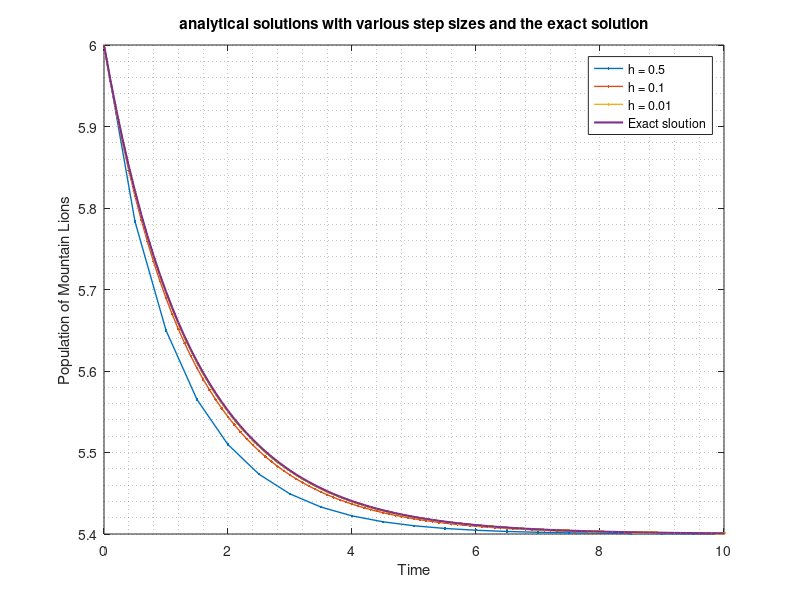
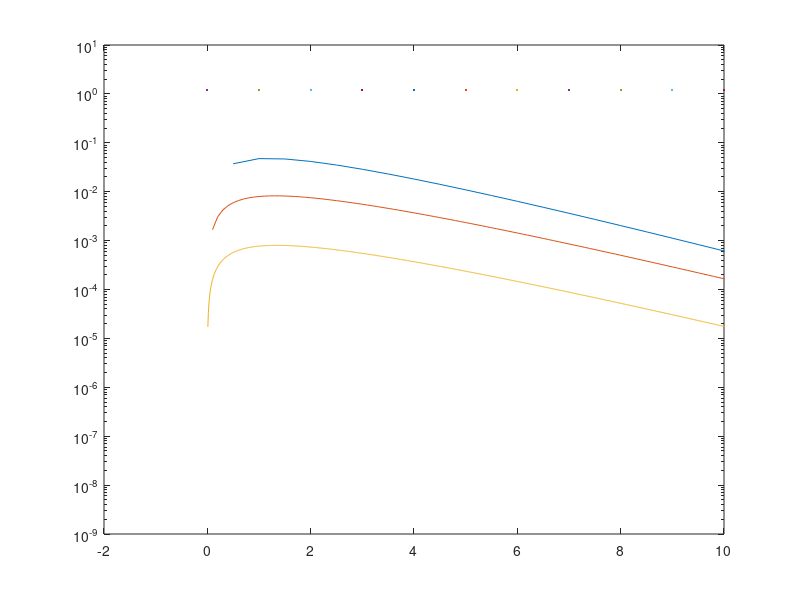

These figures' MATLAB source, in order:

%% info

clear
clc
close all




%% question 1: using ODE45

%{

[ th1 results_h1 ] = ode45(@(time,states) Lions(time,states,L_Lions,r), tspan_1, Lions0 );

[ th2 results_h2 ] = ode45(@(time,states) Lions(time,states,L_Lions,r), tspan_2, Lions0 );

[ th3 results_h3 ] = ode45(@(time,states) Lions(time,states,L_Lions,r), tspan_3, Lions0 );
%}

%% use euler's

L_Lions = 5.4; % Carraying capacity
r = 0.65; % growth rate

Lions0 = 6;

h1 = 0.5;
h2 = 0.1;
h3 = 0.01;

% span of t
tspan_1 = [ 0:h1:25 ] ;
tspan_2 = [ 0:h2:25 ] ;
tspan_3 = [ 0:h3:25 ] ;


L_Lions = 5.4; % Carraying capacity
r = 0.65; % growth rate

Lions0 = 6;


% pre-size matrices:

eulers_h1 = zeros(1,length(tspan_1));
eulers_h2 = zeros(1,length(tspan_2));
eulers_h3 = zeros(1,length(tspan_3));

% define matrices
eulers_h1(1) = Lions0;
eulers_h2(1) = Lions0;
eulers_h3(1) = Lions0;

% derivative
Lions_derivative = @(x) r*(1 - ( x / L_Lions ) )* x ;

% euler h = 0.5;
for i = 1:length(tspan_1)
    
    eulers_h1(i+1) = eulers_h1(i) + h1*Lions_derivative(eulers_h1(i));
    
end

% euler h = 0.1
for i = 1:length(tspan_2)
    
    eulers_h2(i+1) = eulers_h2(i) + h2*Lions_derivative(eulers_h2(i));
    
end

% euler h = 0.01
for i = 1:length(tspan_3)
    
    eulers_h3(i+1) = eulers_h3(i) + h3*Lions_derivative(eulers_h3(i));
    
end


% question 1: analytical solution

% exact sloution


% exact sloution via separation of vars
Lions_exact = @(t) L_Lions ./ ( 1 + (( (L_Lions/Lions0) -1 )* exp((-r*t)))) ;


figure(1)

plot(tspan_1,eulers_h1(1:end-1),'.-','LineWidth',1);
hold on
plot(tspan_2,eulers_h2(1:end-1),'.-','LineWidth',1);
hold on
plot(tspan_3,eulers_h3(1:end-1),'.-','LineWidth',1);
hold on
plot(tspan_2,Lions_exact(tspan_2),'LineWidth',1.5)
xlim([0 10])
legend('h = 0.5','h = 0.1','h = 0.01','Exact sloution')
grid minor
title('analytical solutions with various step sizes and the exact solution')
xlabel('Time')
ylabel('Population of Mountain Lions')
x = 0;

%% plot errors for question 3:

% estimate abslout error

AbsError_h1 = abs ( Lions_exact(tspan_1) - eulers_h1(1:end-1) ) ;
AbsError_h2 = abs ( Lions_exact(tspan_2) - eulers_h2(1:end-1) ) ;
AbsError_h3 = abs ( Lions_exact(tspan_3) - eulers_h3(1:end-1) ) ;


figure (2)
semilogy(tspan_1,AbsError_h1);
hold on
semilogy(tspan_2,AbsError_h2);
hold on
semilogy(tspan_3,AbsError_h3);

xlim([-2 10]);

%% explore the beahvior of H(x)

p = 1.2;
q = 1;

H = @(x) (p*(x.^2))/(q + (x.^2)) ; % harvesting function
x_span = [0:1000]; % range for x.

plot(x_span,H(x_span))

%%

% question 6
L_Deers = 8.1;
r = 0.65;
p = 1.2;
q = 1;

Deers = @(x_Deer) r*(1 - (x_Deer/L))*x_Deer - ((p*(x_Deer.^2))/(q+(x_Deer.^2))) ; 
a = [-1:.2:3];
b = [-2:.2:2];

%% question 2: